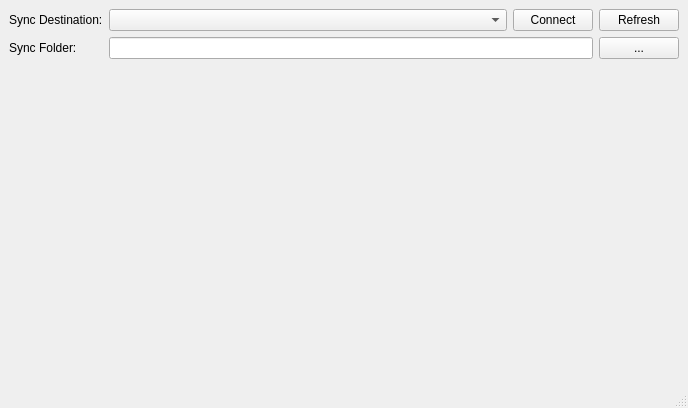
<?xml version="1.0" encoding="UTF-8"?>
<ui version="4.0">
 <class>MainWindow</class>
 <widget class="QMainWindow" name="MainWindow">
  <property name="geometry">
   <rect>
    <x>0</x>
    <y>0</y>
    <width>688</width>
    <height>408</height>
   </rect>
  </property>
  <property name="windowTitle">
   <string>Syncer</string>
  </property>
  <widget class="QWidget" name="centralwidget">
   <layout class="QVBoxLayout" name="verticalLayout">
    <item>
     <layout class="QFormLayout" name="formLayout">
      <item row="0" column="0">
       <widget class="QLabel" name="label">
        <property name="text">
         <string>Sync Destination:</string>
        </property>
       </widget>
      </item>
      <item row="0" column="1">
       <layout class="QHBoxLayout" name="horizontalLayout_3" stretch="1,0">
        <item>
         <widget class="QComboBox" name="CB_DEST_SERVER"/>
        </item>
        <item>
         <layout class="QHBoxLayout" name="horizontalLayout_2">
          <item>
           <widget class="QPushButton" name="PB_CONNECT">
            <property name="text">
             <string>Connect</string>
            </property>
           </widget>
          </item>
          <item>
           <widget class="QPushButton" name="PB_REFRESH">
            <property name="text">
             <string>Refresh</string>
            </property>
           </widget>
          </item>
         </layout>
        </item>
       </layout>
      </item>
      <item row="1" column="0">
       <widget class="QLabel" name="label_3">
        <property name="text">
         <string>Sync Folder:</string>
        </property>
       </widget>
      </item>
      <item row="1" column="1">
       <layout class="QHBoxLayout" name="horizontalLayout">
        <item>
         <widget class="QLineEdit" name="lineEdit">
          <property name="readOnly">
           <bool>true</bool>
          </property>
         </widget>
        </item>
        <item>
         <widget class="QPushButton" name="PB_SEL_FOLDER">
          <property name="text">
           <string>...</string>
          </property>
         </widget>
        </item>
       </layout>
      </item>
     </layout>
    </item>
   </layout>
  </widget>
  <widget class="QMenuBar" name="menubar">
   <property name="geometry">
    <rect>
     <x>0</x>
     <y>0</y>
     <width>688</width>
     <height>22</height>
    </rect>
   </property>
  </widget>
  <widget class="QStatusBar" name="statusbar"/>
 </widget>
 <resources/>
 <connections/>
</ui>
